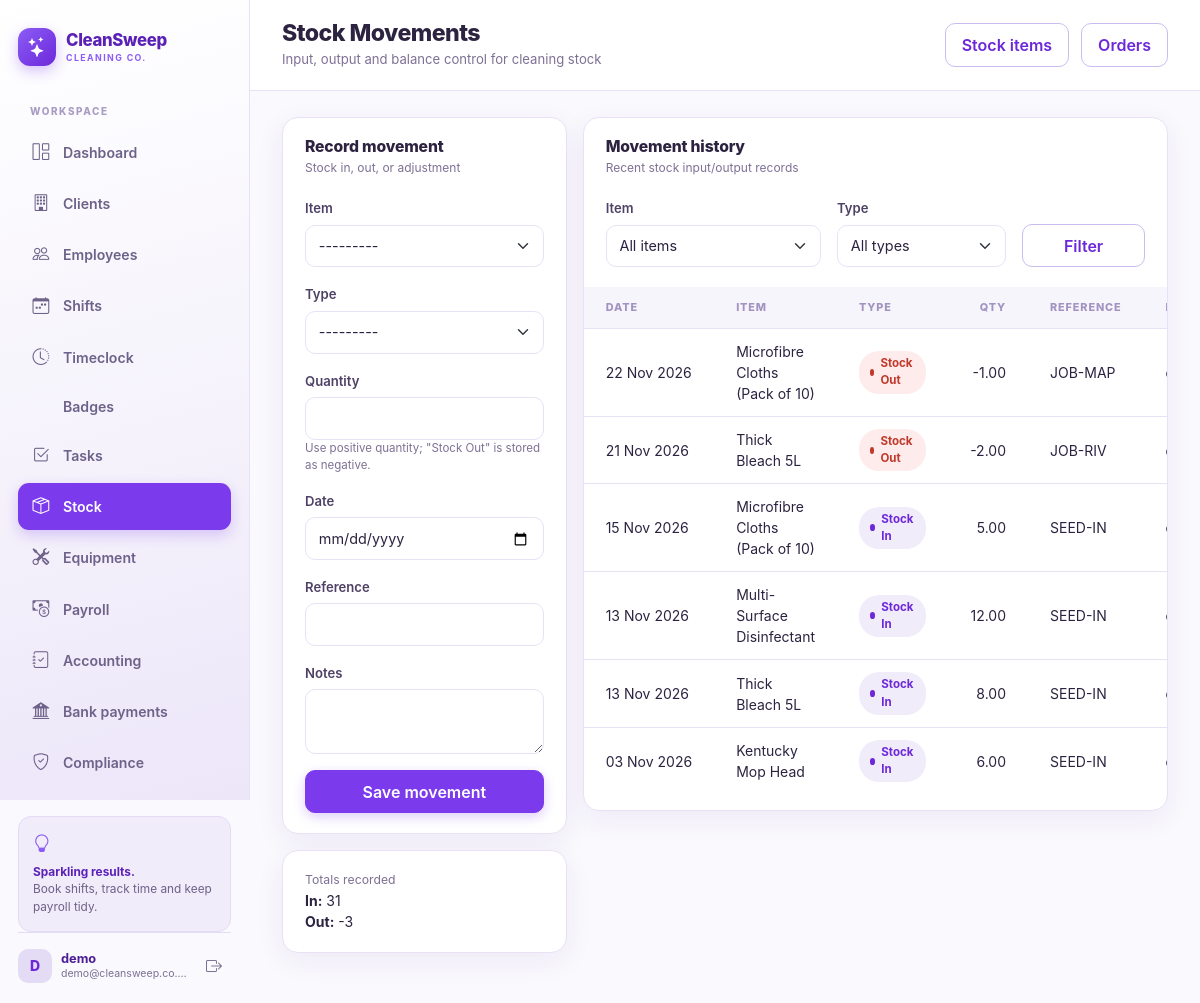
/inventory/stock/movements/ (signed in), run on the app's committed database.
### inventory/models.py (models this page shows, shortened)
class StockMovement(models.Model):
    MOVEMENT_CHOICES = (
        ("in", "Stock In"),
        ("out", "Stock Out"),
        ("adjustment", "Adjustment"),
    )
    item = models.ForeignKey(StockItem, on_delete=models.CASCADE, related_name="movements")
    movement_type = models.CharField(max_length=12, choices=MOVEMENT_CHOICES)
    quantity = models.DecimalField(max_digits=10, decimal_places=2)
    movement_date = models.DateField(default=date.today)
    reference = models.CharField(max_length=80, blank=True, default="")
    notes = models.TextField(blank=True, default="")
    recorded_by = models.ForeignKey(
        settings.AUTH_USER_MODEL, on_delete=models.SET_NULL, null=True, blank=True, related_name="stock_movements"
    )
    created_at = models.DateTimeField(auto_now_add=True)
    class Meta:
        ordering = ["-movement_date", "-id"]

class StockItem(models.Model):
    CATEGORY_CHOICES = (
        ("detergent", "Detergent / Cleaning Chemical"),
        ("disinfectant", "Disinfectant / Sanitiser"),
        ("mop", "Mop / Bucket"),
        ("brush", "Brush / Broom"),
        ("cloth", "Cloth / Microfibre"),
        ("cream", "Cream / Polish"),
        ("ppe", "PPE"),
        ("consumable", "Consumable"),
        ("other", "Other"),
    )
    UNIT_CHOICES = (
        ("unit", "Unit"),
        ("bottle", "Bottle"),
        ("pack", "Pack"),
        ("box", "Box"),
        ("litre", "Litre"),
        ("kg", "Kg"),
        ("pair", "Pair"),
    )
    name = models.CharField(max_length=140)
    category = models.CharField(max_length=20, choices=CATEGORY_CHOICES, default="other")
    sku = models.CharField(max_length=40, blank=True, default="")
    unit = models.CharField(max_length=12, choices=UNIT_CHOICES, default="unit")
    supplier = models.CharField(max_length=140, blank=True, default="")
    location = models.CharField(max_length=120, blank=True, default="")
    minimum_stock = models.DecimalField(max_digits=10, decimal_places=2, default=0)
    reorder_quantity = models.DecimalField(max_digits=10, decimal_places=2, default=0)
    coshh_required = models.BooleanField(default=False, help_text="Chemical requires COSHH assessment/SDS.")
    sds_url = models.URLField(blank=True, default="", help_text="Safety Data Sheet link/location reference.")
    hazard_notes = models.TextField(blank=True, default="")
    ppe_notes = models.TextField(blank=True, default="")
    storage_notes = models.TextField(blank=True, default="")
    is_active = models.BooleanField(default=True)
    created_at = models.DateTimeField(auto_now_add=True)
    updated_at = models.DateTimeField(auto_now=True)
    class Meta:
        ordering = ["name"]
    def __str__(self):
        return self.name

### inventory/views.py (the view)
# urls.py: path("stock/movements/", views.stock_movements, name="stock_movements"),
@login_required
def stock_movements(request):
    movements = StockMovement.objects.select_related("item", "recorded_by").all()
    item_id = request.GET.get("item", "")
    movement_type = request.GET.get("type", "")
    if item_id:
        movements = movements.filter(item_id=item_id)
    if movement_type:
        movements = movements.filter(movement_type=movement_type)
    form = StockMovementForm(request.POST or None)
    if request.method == "POST" and form.is_valid():
        movement = form.save(commit=False)
        movement.recorded_by = request.user
        movement.save()
        messages.success(request, f"Stock movement recorded for {movement.item.name}.")
        return redirect("stock_movements")
    totals = StockItem.objects.filter(is_active=True).aggregate(
        in_qty=Sum("movements__quantity", filter=models_Q_in()),
    )
    in_total = StockMovement.objects.filter(movement_type="in").aggregate(t=Sum("quantity"))["t"] or 0
    out_total = StockMovement.objects.filter(movement_type="out").aggregate(t=Sum("quantity"))["t"] or 0
    return render(request, "inventory/stock_movements.html", {
        "movements": movements[:200],
        "form": form,
        "items": StockItem.objects.filter(is_active=True),
        "movement_types": StockMovement.MOVEMENT_CHOICES,
        "selected_item": item_id,
        "selected_type": movement_type,
        "in_total": in_total,
        "out_total": out_total,
    })

### inventory/forms.py (shortened to what this page needs)
class StockMovementForm(forms.ModelForm):
    class Meta:
        model = StockMovement
        fields = ["item", "movement_type", "quantity", "movement_date", "reference", "notes"]
        widgets = {
            "movement_date": forms.DateInput(attrs={"type": "date"}),
            "notes": forms.Textarea(attrs={"rows": 2}),
        }

### core/templatetags/form_tags.py (called while the page is built)
@register.filter
def bootstrap_field(field):
    widget = field.field.widget
    css = "form-control"
    if isinstance(widget, (forms.CheckboxInput, forms.RadioSelect)):
        css = "form-check-input"
    elif isinstance(widget, forms.Select):
        css = "form-select"
    if field.errors:
        css += " is-invalid"
    attrs = dict(widget.attrs)
    attrs["class"] = " ".join(filter(None, [attrs.get("class"), css]))
    html = [field.as_widget(attrs=attrs)]
    if field.field.help_text:
        html.append(
            f'<div class="form-text text-muted-small">{escape(field.field.help_text)}</div>'
        )
    if field.errors:
        errors = "".join(f"<div>{escape(error)}</div>" for error in field.errors)
        html.append(f'<div class="invalid-feedback d-block">{errors}</div>')
    return mark_safe("".join(html))

### inventory/views.py (called while the page is built)
def models_Q_in():
    from django.db.models import Q
    return Q(movements__movement_type="in")

### inventory/templates/inventory/stock_movements.html (shortened to what this page needs)
{% extends "core/base.html" %}
{% load form_tags %}
{% block page_title %}Stock Movements{% endblock %}
{% block page_subtitle %}Input, output and balance control for cleaning stock{% endblock %}
{% block page_actions %}
  <a href="{% url 'stock_list' %}" class="btn btn-outline-purple">Stock items</a>
  <a href="{% url 'stock_orders' %}" class="btn btn-outline-purple">Orders</a>
{% endblock %}
{% block page_content %}
<div class="row g-3">
  <div class="col-lg-4">
    <div class="panel">
      <div class="panel-head"><div><h3 class="panel-title">Record movement</h3><p class="panel-sub">Stock in, out, or adjustment</p></div></div>
      <div class="panel-body">
        <form method="post" novalidate>
          <div class="mb-3"><label class="form-label">Item</label>{{ form.item|bootstrap_field }}</div>
          <div class="mb-3"><label class="form-label">Type</label>{{ form.movement_type|bootstrap_field }}</div>
          <div class="mb-3"><label class="form-label">Quantity</label>{{ form.quantity|bootstrap_field }}<div class="text-muted-dark" style="font-size:.72rem;">Use positive quantity; "Stock Out" is stored as negative.</div></div>
          <div class="mb-3"><label class="form-label">Date</label>{{ form.movement_date|bootstrap_field }}</div>
          <div class="mb-3"><label class="form-label">Reference</label>{{ form.reference|bootstrap_field }}</div>
          <div class="mb-3"><label class="form-label">Notes</label>{{ form.notes|bootstrap_field }}</div>
          <button class="btn btn-purple w-100" type="submit">Save movement</button>
        </form>
      </div>
    </div>
    <div class="panel mt-3"><div class="panel-body"><div class="text-muted-dark small">Totals recorded</div><div><strong>In:</strong> {{ in_total }}</div><div><strong>Out:</strong> {{ out_total }}</div></div></div>
  </div>
  <div class="col-lg-8">
    <div class="panel">
      <div class="panel-head"><div><h3 class="panel-title">Movement history</h3><p class="panel-sub">Recent stock input/output records</p></div></div>
      <div class="panel-body filter-bar">
        <form method="get" class="row g-3 align-items-end">
          <div class="col-md-5"><label class="form-label">Item</label><select name="item" class="form-select"><option value="">All items</option></select></div>
          <div class="col-md-4"><label class="form-label">Type</label><select name="type" class="form-select"><option value="">All types</option></select></div>
          <div class="col-md-3"><button class="btn btn-outline-purple w-100">Filter</button></div>
        </form>
      </div>
      <div class="table-responsive">
        <table class="table align-middle">
          <thead><tr><th>Date</th><th>Item</th><th>Type</th><th class="text-end">Qty</th><th>Reference</th><th>By</th></tr></thead>
          <tbody>
            {% for m in movements %}
            <tr>
              <td class="nowrap">{{ m.movement_date|date:"d M Y" }}</td>
              <td>{{ m.item.name }}</td>
              <td><span class="badge-status {% if m.movement_type == 'in' %}badge-status-green{% elif m.movement_type == 'out' %}badge-status-red{% else %}badge-status-amber{% endif %}"><span class="dot"></span>{{ m.get_movement_type_display }}</span></td>
              <td class="text-end">{{ m.quantity }}</td>
              <td>{{ m.reference|default:"—" }}{% if m.notes %}<div class="text-muted-dark" style="font-size:.72rem;">{{ m.notes }}</div>{% endif %}</td>
              <td>{{ m.recorded_by.username|default:"—" }}</td>
            </tr>
            {% empty %}
            <tr><td colspan="6"><div class="empty-compact"><i class="bi bi-arrow-left-right"></i><p>No movements recorded.</p></div></td></tr>
            {% endfor %}
          </tbody>
        </table>
      </div>
    </div>
  </div>
</div>
{% endblock %}

### core/templates/core/base.html (shortened to what this page needs)
{% load static form_tags %}<!doctype html>
<html lang="en">
<head>
  <link rel="stylesheet" href="{% static 'vendor/bootstrap/bootstrap.min.css' %}">
  <link rel="stylesheet" href="{% static 'vendor/bootstrap-icons/bootstrap-icons.min.css' %}">
  <link rel="stylesheet" href="{% static 'cleaning/css/theme.css' %}">
</head>
<body class="{% if not user.is_authenticated %}auth-body{% endif %}">
{% if user.is_authenticated %}
  {% with nav_name=request.resolver_match.url_name %}
  <div class="app-shell">
    <aside class="sidebar d-none d-lg-flex">
      <a href="{% url 'dashboard' %}" class="brand">
        <span class="brand-mark"><i class="bi bi-stars"></i></span>
        <span class="brand-text">CleanSweep<small>CLEANING CO.</small></span>
      </a>
      <div class="sidebar-label">WORKSPACE</div>
      <nav class="sidebar-nav">
        <a href="{% url 'dashboard' %}" class="nav-link {% if nav_name == 'dashboard' %}active{% endif %}">
          <i class="bi bi-grid-1x2"></i><span>Dashboard</span>
        </a>
        <a href="{% url 'client_list' %}" class="nav-link {% if nav_name == 'client' or nav_name == 'client_form' or nav_name == 'client_delete' %}active{% endif %}">
          <i class="bi bi-building"></i><span>Clients</span>
        </a>
        <a href="{% url 'employee_list' %}" class="nav-link {% if nav_name == 'employee' or nav_name == 'employee_form' or nav_name == 'employee_delete' %}active{% endif %}">
          <i class="bi bi-people"></i><span>Employees</span>
        </a>
        <a href="{% url 'shift_list' %}" class="nav-link {% if nav_name == 'shift' %}active{% endif %}">
          <i class="bi bi-calendar-week"></i><span>Shifts</span>
        </a>
        <a href="{% url 'timeclock_home' %}" class="nav-link {% if nav_name == 'timeclock' or nav_name == 'time_entry' %}active{% endif %}">
          <i class="bi bi-clock-history"></i><span>Timeclock</span>
        </a>
        <a href="{% url 'badge_list' %}" class="nav-link {% if nav_name == 'badge' %}active{% endif %}">
          <span>Badges</span>
        </a>
        <a href="{% url 'task_list' %}" class="nav-link {% if nav_name == 'task' %}active{% endif %}">
          <i class="bi bi-check2-square"></i><span>Tasks</span>
        </a>
        <a href="{% url 'stock_list' %}" class="nav-link {% if 'stock' in nav_name or nav_name == 'inventory' %}active{% endif %}">
          <i class="bi bi-box-seam"></i><span>Stock</span>
        </a>
        <a href="{% url 'equipment_list' %}" class="nav-link {% if 'equipment' in nav_name %}active{% endif %}">
          <i class="bi bi-tools"></i><span>Equipment</span>
        </a>
        <a href="{% url 'payroll_home' %}" class="nav-link {% if nav_name == 'payroll' or nav_name == 'payslip' or nav_name == 'payroll_config' %}active{% endif %}">
          <i class="bi bi-cash-coin"></i><span>Payroll</span>
        </a>
        <a href="{% url 'accounting_payment_list' %}" class="nav-link {% if nav_name == 'accounting' %}active{% endif %}">
          <i class="bi bi-journal-check"></i><span>Accounting</span>
        </a>
        <a href="{% url 'banking_home' %}" class="nav-link {% if nav_name == 'banking_home' %}active{% endif %}">
          <i class="bi bi-bank2"></i><span>Bank payments</span>
        </a>
        <a href="{% url 'compliance' %}" class="nav-link {% if nav_name == 'compliance' %}active{% endif %}">
          <i class="bi bi-shield-check"></i><span>Compliance</span>
        </a>
      </nav>
      <div class="sidebar-tip">
        <i class="bi bi-lightbulb"></i>
        <p><strong>Sparkling results.</strong><br>Book shifts, track time and keep payroll tidy.</p>
      </div>
      <div class="sidebar-user mt-auto">
        <span class="avatar">{{ user.username|slice:":1"|upper }}</span>
        <span class="user-meta"><strong>{{ user.username }}</strong><small>{{ user.email|truncatechars:22 }}</small></span>
        <form action="{% url 'logout' %}" method="post" class="ms-auto">
          <button type="submit" class="btn btn-icon" title="Sign out" aria-label="Sign out"><i class="bi bi-box-arrow-right"></i></button>
        </form>
      </div>
    </aside>
    <div class="app-main">
      <header class="topbar">
        <div class="me-auto">
          <h1 class="page-title">{% block page_title %}Dashboard{% endblock %}</h1>
          <div class="page-subtitle">{% block page_subtitle %}Clean operations at a glance{% endblock %}</div>
        </div>
        {% block page_actions %}{% endblock %}
      </header>
      <main class="content">
        {% block page_content %}{% endblock %}
      </main>
    </div>
  </div>
  {% endwith %}
{% endif %}
</body>
</html>

### data on the page
StockMovement: movement_date "22 Nov 2026", item.name "Microfibre Cloths (Pack of 10)", movement_type "Stock Out", quantity "-1.00", reference "JOB-MAP"
StockMovement: movement_date "21 Nov 2026", item.name "Thick Bleach 5L", movement_type "Stock Out", quantity "-2.00", reference "JOB-RIV"
StockMovement: movement_date "15 Nov 2026", item.name "Microfibre Cloths (Pack of 10)", movement_type "Stock In", quantity "5.00", reference "SEED-IN"
StockMovement: movement_date "13 Nov 2026", item.name "Multi-Surface Disinfectant", movement_type "Stock In", quantity "12.00", reference "SEED-IN"
StockMovement: movement_date "13 Nov 2026", item.name "Thick Bleach 5L", movement_type "Stock In", quantity "8.00", reference "SEED-IN"
StockMovement: movement_date "03 Nov 2026", item.name "Kentucky Mop Head", movement_type "Stock In", quantity "6.00", reference "SEED-IN"

### other printed values
{{ user.username|slice:":1"|upper }} "D"
{{ user.username }} "demo"
{{ user.email|truncatechars:22 }} "demo@cleansweep.co.…"
{{ in_total }} "31"
{{ out_total }} "-3"
